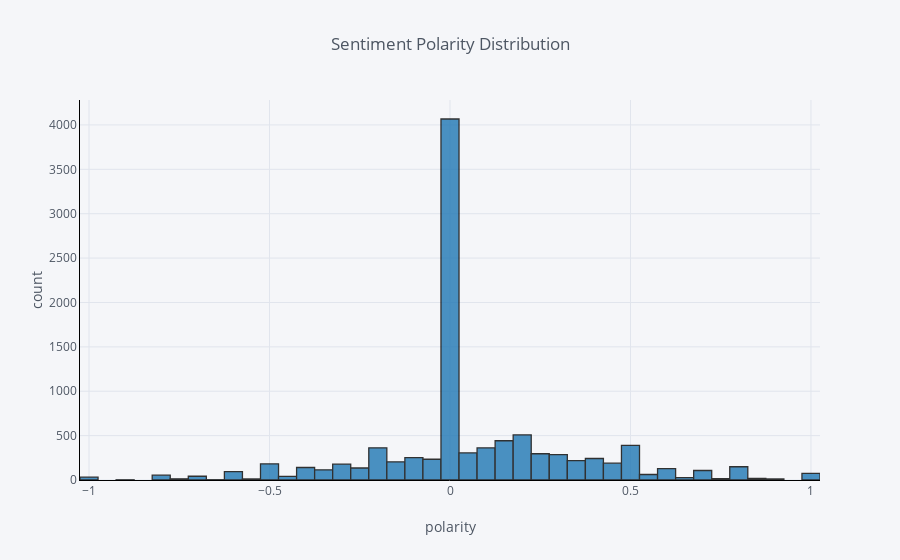

Notebook code for this chart:
### Code cell


### Figure 1 — Plotly figure (JSON) as saved in the notebook; plotly's stock layout.template omitted (floating-point values rounded to 4 significant figures; data arrays with more than 128 entries replaced by an {"elided": "..."} marker saying what was removed)
{"data": [{"histfunc": "count", "histnorm": "", "marker": {"color": "rgba(31, 119, 180, 1.0)", "line": {"color": "#000000", "width": 1.3}}, "name": "sentiments", "nbinsx": 50, "opacity": 0.8, "orientation": "v", "type": "histogram", "uid": "57c20b74-c4bb-4b57-8510-34d5b0f52c5b", "x": {"elided": "9991 float values"}}], "layout": {"barmode": "overlay", "legend": {"bgcolor": "#F5F6F9", "font": {"color": "#4D5663"}}, "paper_bgcolor": "#F5F6F9", "plot_bgcolor": "#F5F6F9", "title": {"font": {"color": "#4D5663"}, "text": "Sentiment Polarity Distribution"}, "xaxis": {"gridcolor": "#E1E5ED", "linecolor": "black", "showgrid": true, "tickfont": {"color": "#4D5663"}, "title": {"font": {"color": "#4D5663"}, "text": "polarity"}, "zerolinecolor": "#E1E5ED"}, "yaxis": {"gridcolor": "#E1E5ED", "linecolor": "black", "showgrid": true, "tickfont": {"color": "#4D5663"}, "title": {"font": {"color": "#4D5663"}, "text": "count"}, "zerolinecolor": "#E1E5ED"}}}
